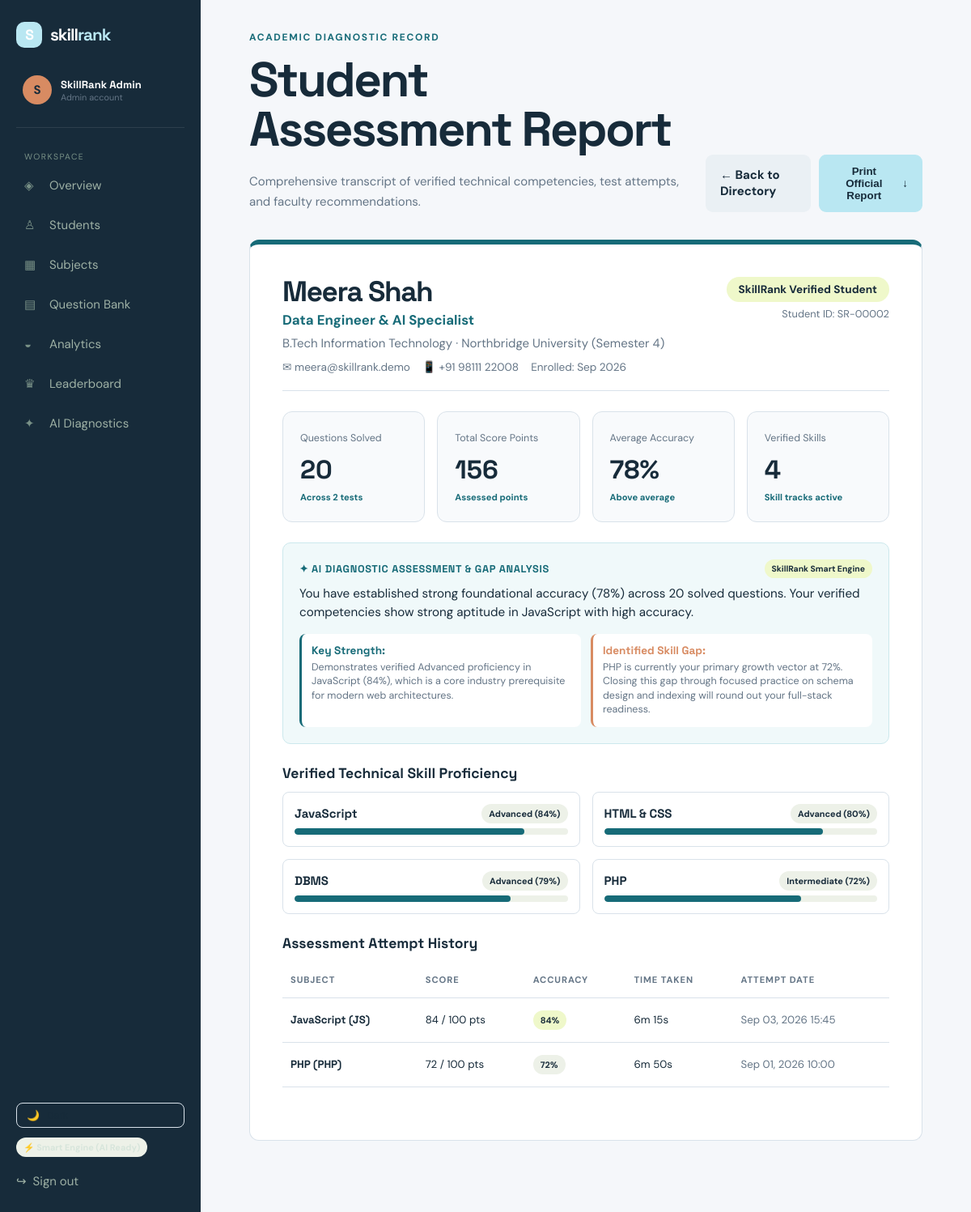
The page /student_profile.php?id=2 (signed in) on the database its author committed.
### tables this page shows
CREATE TABLE IF NOT EXISTS `users` (
    `id` INT AUTO_INCREMENT PRIMARY KEY,
    `name` VARCHAR(100) NOT NULL,
    `email` VARCHAR(160) UNIQUE NOT NULL,
    `password_hash` VARCHAR(255) NOT NULL,
    `role` ENUM('student','admin') DEFAULT 'student',
    `created_at` TIMESTAMP DEFAULT CURRENT_TIMESTAMP
);

CREATE TABLE IF NOT EXISTS `students` (
    `id` INT AUTO_INCREMENT PRIMARY KEY,
    `user_id` INT UNIQUE NOT NULL,
    `university` VARCHAR(160) DEFAULT 'Northbridge University',
    `course` VARCHAR(100) DEFAULT 'BCA / B.Tech CS',
    `semester` VARCHAR(40) DEFAULT 'Semester 4',
    `phone` VARCHAR(30) DEFAULT '',
    `avatar` VARCHAR(255) DEFAULT '',
    `bio` TEXT,
    `career_goal` VARCHAR(160) DEFAULT 'Full-Stack Software Developer',
    FOREIGN KEY (`user_id`) REFERENCES `users`(`id`) ON DELETE CASCADE
);

CREATE TABLE IF NOT EXISTS `student_skills` (
    `id` INT AUTO_INCREMENT PRIMARY KEY,
    `user_id` INT NOT NULL,
    `skill_id` INT NOT NULL,
    `score` DECIMAL(5,2) DEFAULT 0,
    `level` VARCHAR(30) DEFAULT 'Beginner',
    `updated_at` TIMESTAMP DEFAULT CURRENT_TIMESTAMP ON UPDATE CURRENT_TIMESTAMP,
    UNIQUE KEY `student_skill` (`user_id`, `skill_id`),
    FOREIGN KEY (`user_id`) REFERENCES `users`(`id`) ON DELETE CASCADE,
    FOREIGN KEY (`skill_id`) REFERENCES `skills`(`id`) ON DELETE CASCADE
);

CREATE TABLE IF NOT EXISTS `skills` (
    `id` INT AUTO_INCREMENT PRIMARY KEY,
    `name` VARCHAR(80) NOT NULL UNIQUE
);

CREATE TABLE IF NOT EXISTS `quiz_attempts` (
    `id` INT AUTO_INCREMENT PRIMARY KEY,
    `user_id` INT NOT NULL,
    `subject_id` INT NOT NULL,
    `test_id` INT NULL,
    `score` INT DEFAULT 0,
    `total_marks` INT DEFAULT 0,
    `questions_count` INT DEFAULT 0,
    `accuracy` DECIMAL(5,2) DEFAULT 0,
    `time_taken_seconds` INT DEFAULT 0,
    `created_at` TIMESTAMP DEFAULT CURRENT_TIMESTAMP,
    FOREIGN KEY (`user_id`) REFERENCES `users`(`id`) ON DELETE CASCADE,
    FOREIGN KEY (`subject_id`) REFERENCES `subjects`(`id`) ON DELETE CASCADE
);

CREATE TABLE IF NOT EXISTS `subjects` (
    `id` INT AUTO_INCREMENT PRIMARY KEY,
    `name` VARCHAR(80) NOT NULL,
    `code` VARCHAR(20) NOT NULL,
    `description` VARCHAR(255) DEFAULT '',
    `icon` VARCHAR(30) DEFAULT '✦'
);

### db.php (called while the page is built, shortened)
<?php
function db(): mysqli {
    static $connection;
    if (!$connection) {
        $connection = new mysqli(DB_HOST, DB_USER, DB_PASS, DB_NAME);
        $connection->set_charset('utf8mb4');
    }
    return $connection;
}
function query(string $sql, string $types = '', array $params = []): mysqli_result|bool {
    $statement = db()->prepare($sql);
    if ($types && $params) $statement->bind_param($types, ...$params);
    $statement->execute();
    return $statement->get_result() ?: true;
}
function one(string $sql, string $types = '', array $params = []): ?array {
    $result = query($sql, $types, $params);
    return $result instanceof mysqli_result ? ($result->fetch_assoc() ?: null) : null;
}
function many(string $sql, string $types = '', array $params = []): array {
    $result = query($sql, $types, $params);
    return $result instanceof mysqli_result ? $result->fetch_all(MYSQLI_ASSOC) : [];
}

### auth.php (called while the page is built, shortened)
<?php
require_once __DIR__ . '/db.php';
function current_user(bool $refresh = false): ?array {
    static $user;
    if (isset($user)) return $user;
    $user = !empty($_SESSION['user_id'])
        ? one('SELECT u.*, s.university, s.course, s.semester, s.phone, s.avatar, s.bio, s.career_goal FROM users u LEFT JOIN students s ON s.user_id=u.id WHERE u.id=?', 'i', [(int) $_SESSION['user_id']])
        : null;
    return $user;
}
function require_login(string $role = ''): void {
    $user = current_user();
}
function e(?string $value): string { return htmlspecialchars($value ?? '', ENT_QUOTES, 'UTF-8'); }

### student_profile.php (the view, shortened to what this page needs)
<?php
require_once __DIR__ . '/auth.php';
require_once __DIR__ . '/ai.php';
require_login('admin');
$id = (int)($_GET['id'] ?? 0);
$student = one('SELECT u.id, u.name, u.email, u.created_at as joined_date, s.* FROM users u JOIN students s ON s.user_id=u.id WHERE u.id=?', 'i', [$id]);
$stats = one('SELECT COALESCE(SUM(questions_count),0) solved, COALESCE(SUM(score),0) points, COALESCE(ROUND(AVG(accuracy)),0) accuracy, COUNT(id) tests_taken FROM quiz_attempts WHERE user_id=?', 'i', [$id]);
$skills = many('SELECT sk.name, ss.score, ss.level FROM student_skills ss JOIN skills sk ON sk.id=ss.skill_id WHERE ss.user_id=? ORDER BY ss.score DESC', 'i', [$id]);
$attempts = many('SELECT qa.*, s.name as subject_name, s.code as subject_code FROM quiz_attempts qa JOIN subjects s ON s.id=qa.subject_id WHERE qa.user_id=? ORDER BY qa.created_at DESC', 'i', [$id]);
$aiDiag = ai_analyze_student_performance($id);
include 'includes/header.php';
?>
<div class="page-head no-print">
<div>
<div class="eyebrow">Academic Diagnostic Record</div>
<h1>Student Assessment Report</h1>
<p>Comprehensive transcript of verified technical competencies, test attempts, and faculty recommendations.</p>
</div>
<div style="display:flex;gap:10px">
<a class="button button-quiet" href="students.php">← Back to Directory</a>
<button class="button button-primary" onclick="window.print()">Print Official Report <span>↓</span></button>
</div>
</div>
<article class="panel" style="padding:40px;margin-bottom:25px;border-top:6px solid var(--teal)">
<div style="display:flex;justify-content:space-between;align-items:start;border-bottom:1px solid var(--line);padding-bottom:20px;flex-wrap:wrap;gap:15px">
<div>
<h1 style="font-size:2.2rem;margin:0 0 6px"><?= e($student['name']) ?></h1>
<div style="font-size:1.05rem;font-weight:700;color:var(--teal);margin-bottom:6px">
<?= e($student['career_goal'] ?: 'Aspiring Software Developer') ?>
</div>
<p style="margin:0;color:var(--muted)">
<?= e($student['course']) ?> · <?= e($student['university']) ?> (<?= e($student['semester']) ?>)
</p>
<div style="display:flex;gap:15px;margin-top:8px;font-size:0.85rem;color:var(--muted)">
<span>✉ <?= e($student['email']) ?></span>
<?php if(!empty($student['phone'])): ?><span>📱 <?= e($student['phone']) ?></span><?php endif; ?>
<span>Enrolled: <?= date('M Y', strtotime($student['joined_date'])) ?></span>
</div>
</div>
<div style="text-align:right">
<div class="pill lime" style="font-size:0.85rem;padding:7px 15px">SkillRank Verified Student</div>
<div style="margin-top:6px;font-size:0.8rem;color:var(--muted)">Student ID: SR-<?= sprintf('%05d', $student['id']) ?></div>
</div>
</div>
<div class="stat-grid" style="grid-template-columns:repeat(4,1fr);margin:25px 0">
<div class="stat-card" style="background:#f8fafc">
<small>Questions Solved</small>
<strong><?= number_format($stats['solved']) ?></strong>
<span class="delta">Across <?= $stats['tests_taken'] ?> tests</span>
</div>
<div class="stat-card" style="background:#f8fafc">
<small>Total Score Points</small>
<strong><?= number_format($stats['points']) ?></strong>
<span class="delta">Assessed points</span>
</div>
<div class="stat-card" style="background:#f8fafc">
<small>Average Accuracy</small>
<strong><?= $stats['accuracy'] ?>%</strong>
<span class="delta"><?= $stats['accuracy'] >= 75 ? 'Above average' : 'Baseline level' ?></span>
</div>
<div class="stat-card" style="background:#f8fafc">
<small>Verified Skills</small>
<strong><?= count($skills) ?></strong>
<span class="delta">Skill tracks active</span>
</div>
</div>
<div style="background:#f0f9fa;border:1px solid #cce8ed;border-radius:10px;padding:20px;margin-bottom:25px">
<div style="display:flex;justify-content:space-between;align-items:center;margin-bottom:8px">
<strong style="color:var(--teal);text-transform:uppercase;font-size:0.8rem;letter-spacing:0.05em">
✦ AI Diagnostic Assessment & Gap Analysis
</strong>
<span class="pill lime" style="font-size:0.65rem"><?= e($aiDiag['engine']) ?></span>
</div>
<p style="margin:0 0 14px;color:var(--ink);line-height:1.55;font-size:0.95rem">
<?= e($aiDiag['summary']) ?>
</p>
<div class="dashboard-grid" style="grid-template-columns:1fr 1fr;gap:12px">
<?php if (!empty($aiDiag['strength_insight'])): ?>
<div style="background:#fff;padding:12px;border-radius:8px;border-left:3px solid var(--teal)">
<strong style="font-size:0.85rem;color:var(--teal);display:block;margin-bottom:4px">Key Strength:</strong>
<small style="color:var(--muted);display:block;line-height:1.4"><?= e($aiDiag['strength_insight']) ?></small>
</div>
<?php endif; ?>
<?php if (!empty($aiDiag['gap_insight'])): ?>
<div style="background:#fff;padding:12px;border-radius:8px;border-left:3px solid #d88b62">
<strong style="font-size:0.85rem;color:#d88b62;display:block;margin-bottom:4px">Identified Skill Gap:</strong>
<small style="color:var(--muted);display:block;line-height:1.4"><?= e($aiDiag['gap_insight']) ?></small>
</div>
<?php endif; ?>
</div>
</div>
<div style="margin-bottom:25px">
<h3 style="font-size:1.1rem;margin-bottom:12px">Verified Technical Skill Proficiency</h3>
<div style="display:grid;grid-template-columns:repeat(2,1fr);gap:15px">
<?php foreach($skills as $sk):
    $lvlBadge = match($sk['level']) {
        'Expert' => 'pill lime',
        'Advanced' => 'pill',
        'Intermediate' => 'pill',
        default => 'pill'
    };
?>
<div style="background:#fff;border:1px solid var(--line);padding:14px;border-radius:8px">
<div style="display:flex;justify-content:space-between;align-items:center;margin-bottom:6px">
<strong><?= e($sk['name']) ?></strong>
<span class="<?= $lvlBadge ?>"><?= e($sk['level']) ?> (<?= round($sk['score']) ?>%)</span>
</div>
<div class="progress"><i data-progress="<?= round($sk['score']) ?>"></i></div>
</div>
<?php endforeach; ?>
</div>
</div>
<div style="margin-bottom:25px">
<h3 style="font-size:1.1rem;margin-bottom:12px">Assessment Attempt History</h3>
<div class="table-wrap">
<table class="data-table">
<thead>
<tr>
<th>Subject</th>
<th>Score</th>
<th>Accuracy</th>
<th>Time Taken</th>
<th>Attempt Date</th>
</tr>
</thead>
<tbody>
<?php if ($attempts): ?>
<?php foreach($attempts as $att): ?>
<tr>
<td><strong><?= e($att['subject_name']) ?> (<?= e($att['subject_code']) ?>)</strong></td>
<td><?= $att['score'] ?> / <?= $att['total_marks'] ?> pts</td>
<td>
<span class="pill <?= $att['accuracy'] >= 75 ? 'lime' : '' ?>">
<?= round($att['accuracy']) ?>%
</span>
</td>
<td><?= sprintf('%dm %02ds', floor($att['time_taken_seconds']/60), $att['time_taken_seconds']%60) ?></td>
<td class="muted"><?= date('M d, Y H:i', strtotime($att['created_at'])) ?></td>
</tr>
<?php endforeach; ?>
<?php else: ?>
<tr><td colspan="5" class="muted" style="text-align:center;padding:20px">No test attempts logged yet.</td></tr>
<?php endif; ?>
</tbody>
</table>
</div>
</div>
</article>
<?php include 'includes/footer.php'; ?>

### includes/header.php (shortened to what this page needs)
<?php
require_once __DIR__ . '/../auth.php';
require_once __DIR__ . '/../ai.php';
$user = current_user();
$active = basename($_SERVER['PHP_SELF']);
?>
<!doctype html>
<html lang="en">
<head>
<link rel="stylesheet" href="assets/style.css?v=12">
</head>
<body>
<?php if ($user): ?>
<aside class="sidebar">
<a class="brand" href="<?= $user['role'] === 'admin' ? 'admin_dashboard.php' : 'dashboard.php' ?>">
<span class="brand-mark">S</span>
<span>skill<span>rank</span></span>
</a>
<div class="profile-mini">
<div class="avatar">
<?= strtoupper(substr($user['name'], 0, 1)) ?>
</div>
<div>
<strong><?= e($user['name']) ?></strong>
<small><?= ucfirst($user['role']) ?> account</small>
</div>
</div>
<nav>
<small class="nav-label">Workspace</small>
<?php
$links = $user['role'] === 'admin' ? [
    ['admin_dashboard.php', 'Overview', '◈'],
    ['students.php', 'Students', '♙'],
    ['subjects.php', 'Subjects', '▦'],
    ['questions.php', 'Question Bank', '▤'],
    ['admin_analytics.php', 'Analytics', '◒'],
    ['leaderboard.php', 'Leaderboard', '♛'],
    ['admin_ai.php', 'AI Diagnostics', '✦']
] : [
    ['dashboard.php', 'Dashboard', '⌂'],
    ['practice.php', 'Practice Tests', '✦'],
    ['flashcards.php', 'Flashcards', '🂠'],
    ['playground.php', 'Code Sandbox', '⌨'],
    ['analytics.php', 'Analytics & AI', '◒'],
    ['leaderboard.php', 'Leaderboard', '♛'],
    ['resume.php', 'Skill Resume', '▧'],
    ['profile.php', 'My Profile', '👤']
];
foreach ($links as $link):
    $isActive = ($active === $link[0]) || ($link[0] === 'questions.php' && $active === 'question_form.php');
?>
<a class="nav-link <?= $isActive ? 'active' : '' ?>" href="<?= $link[0] ?>">
<span><?= $link[2] ?></span>
<?= $link[1] ?>
</a>
<?php endforeach; ?>
</nav>
<div style="margin-top:auto;padding-top:20px;display:flex;flex-direction:column;gap:12px">
<button type="button" id="themeToggleBtn" onclick="toggleSkillRankTheme()" class="theme-toggle-btn" style="display:flex;align-items:center;gap:8px;background:none;border:1px solid var(--line);padding:7px 12px;border-radius:8px;color:var(--ink);cursor:pointer;font-size:0.8rem;transition:all 0.2s">
<span id="themeToggleIcon">🌙</span> <span id="themeToggleText">Toggle Theme</span>
</button>
<div style="font-size:0.75rem"><?= ai_badge_html() ?></div>
<a class="logout" href="logout.php" style="display:flex;align-items:center;gap:8px;text-decoration:none;padding:8px 0">
<span>↪</span> <span>Sign out</span>
</a>
</div>
</aside>
<?php endif; ?>
<main class="<?= $user ? 'app-main' : '' ?>">

### rows shown on the page
users: name "S", name "SkillRank Admin", role "Admin"
students: user.name "Meera Shah", career_goal "Data Engineer & AI Specialist", course "B.Tech Information Technology", university "Northbridge University", semester "Semester 4", user.email "meera@skillrank.demo", phone "+91 98111 22008", user.created_at "Sep 2026", id "00002"
student_skills: skill.name "JavaScript", level "Advanced", score "84"
student_skills: skill.name "HTML & CSS", level "Advanced", score "80"
student_skills: skill.name "DBMS", level "Advanced", score "79"
student_skills: skill.name "PHP", level "Intermediate", score "72"
quiz_attempts: subject.name "JavaScript", subject.code "JS", score "84", total_marks "100", accuracy "84", floor($att['time_taken_seconds']/60) "6", $att['time_taken_seconds']%60 "15", created_at "Sep 03, 2026 15:45"
quiz_attempts: subject.name "PHP", subject.code "PHP", score "72", total_marks "100", accuracy "72", floor($att['time_taken_seconds']/60) "6", $att['time_taken_seconds']%60 "50", created_at "Sep 01, 2026 10:00"

### other values the page prints
$link[2] "◈"
$link[1] "Overview"
$link[2] "♙"
$link[1] "Students"
$link[2] "▦"
$link[1] "Subjects"
$link[2] "▤"
$link[1] "Question Bank"
$link[2] "◒"
$link[1] "Analytics"
$link[2] "♛"
$link[1] "Leaderboard"
$link[2] "✦"
$link[1] "AI Diagnostics"
$stats['solved'] "20"
